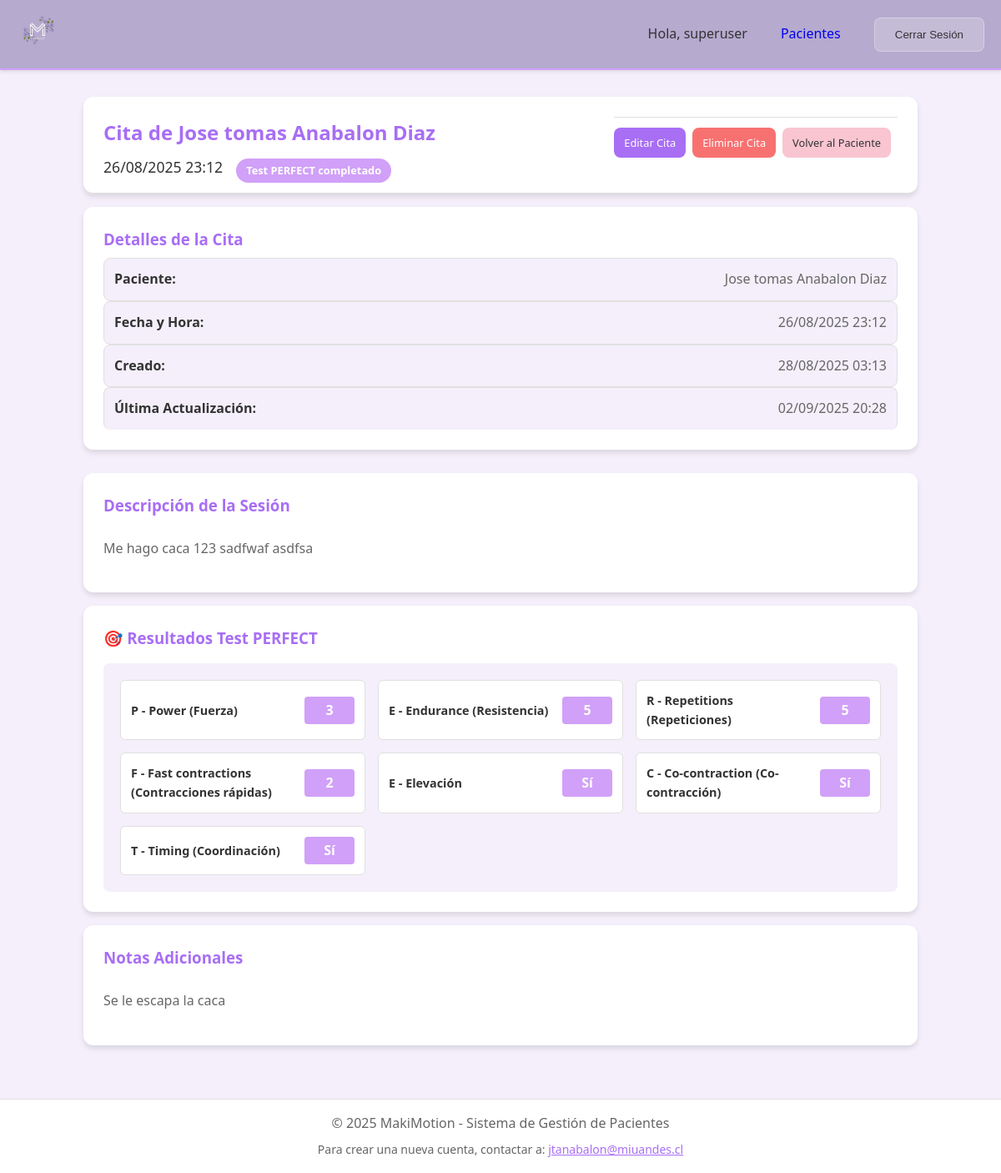
The page /appointments/10/ (signed in) on the database as committed earlier.
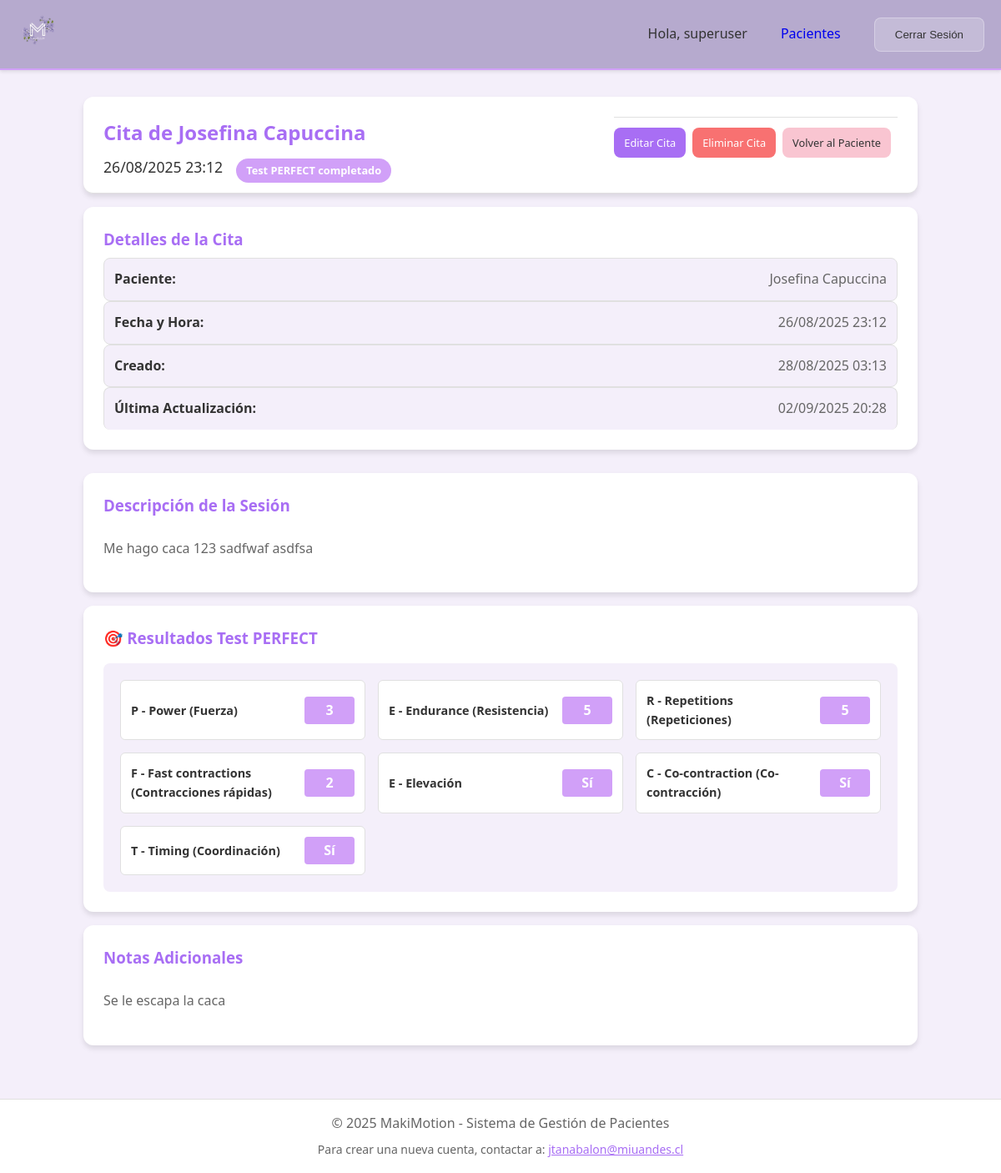
The same page on the database as committed later.
### core/models.py (models this page shows, shortened)
class Patient(models.Model):
    user = models.ForeignKey(User, on_delete=models.CASCADE, help_text="Profesional responsable")
    full_name = models.CharField(max_length=200, help_text="Nombre completo del paciente")
    birth_date = models.DateField(help_text="Fecha de nacimiento del paciente")
    profession = models.CharField(max_length=100, default="", blank=True, help_text="Profesión")
    phone = models.CharField(max_length=20, default="", blank=True, help_text="Teléfono")
    address = models.TextField(default="", blank=True, help_text="Dirección")
    medications = models.TextField(blank=True, help_text="Medicamentos actuales")
    musculoskeletal_history = models.TextField(blank=True, help_text="Antecedentes músculo esquelético")
    patient_data_other = models.TextField(blank=True, help_text="Otros datos del paciente")
    menopause = models.CharField(max_length=10, choices=[('si', 'Sí'), ('no', 'No')], blank=True, help_text="Menopausia")
    menopause_time = models.CharField(max_length=50, blank=True, help_text="Hace cuánto tiempo")
    regular_menstrual_cycle = models.CharField(max_length=10, choices=[('si', 'Sí'), ('no', 'No')], blank=True, help_text="Ciclo menstrual regular")
    previous_surgeries = models.TextField(blank=True, help_text="Cirugías previas")
    pregnancies_g = models.PositiveIntegerField(null=True, blank=True, help_text="G (Gestaciones)")
    abortions_a = models.PositiveIntegerField(null=True, blank=True, help_text="A (Abortos)")
    losses_p = models.PositiveIntegerField(null=True, blank=True, help_text="P (Pérdidas)")
    child_weight = models.TextField(blank=True, help_text="Peso del hijo")
    delivery_type = models.CharField(max_length=50, blank=True, help_text="Partos: normal y/o cesárea")
    episiotomies = models.CharField(max_length=10, choices=[('si', 'Sí'), ('no', 'No')], blank=True, help_text="Episiotomías")
    postpartum = models.TextField(blank=True, help_text="Post parto")
    instrumentation = models.TextField(blank=True, help_text="Instrumentalización")
    muscle_tear = models.TextField(blank=True, help_text="Desgarro muscular")
    io = models.BooleanField(default=False, help_text="IO")
    if_field = models.BooleanField(default=False, help_text="IF")
    ig = models.BooleanField(default=False, help_text="IG")
    prolapse = models.CharField(max_length=10, choices=[('si', 'Sí'), ('no', 'No')], blank=True, help_text="Prolapso")
    prolapse_type = models.TextField(blank=True, help_text="¿Cuál prolapso?")
    allergies = models.TextField(blank=True, help_text="Alergias")
    gynecological_other = models.TextField(blank=True, help_text="Otros")
    is_pregnant = models.BooleanField(default=False, help_text="¿Está embarazada?")
    pregnancy_weeks_at_registration = models.PositiveIntegerField(null=True, blank=True, help_text="Semanas de embarazo al momento del registro (máximo 42)")
    pregnancy_week_day = models.CharField(max_length=10, choices=[
        ('lunes', 'Lunes'), ('martes', 'Martes'), ('miercoles', 'Miércoles'),
        ('jueves', 'Jueves'), ('viernes', 'Viernes'), ('sabado', 'Sábado'), ('domingo', 'Domingo')
    ], blank=True, help_text="Día de la semana para contar semanas")
    pregnancy_registration_date = models.DateField(null=True, blank=True, help_text="Fecha cuando se registraron las semanas")
    is_postpartum = models.BooleanField(default=False, help_text="¿Está en postparto?")
    postpartum_weeks_at_registration = models.PositiveIntegerField(null=True, blank=True, help_text="Semanas de postparto al momento del registro")
    postpartum_week_day = models.CharField(max_length=10, choices=[
        ('lunes', 'Lunes'), ('martes', 'Martes'), ('miercoles', 'Miércoles'),
        ('jueves', 'Jueves'), ('viernes', 'Viernes'), ('sabado', 'Sábado'), ('domingo', 'Domingo')
    ], blank=True, help_text="Día de la semana para contar semanas postparto")
    postpartum_registration_date = models.DateField(null=True, blank=True, help_text="Fecha cuando se registraron las semanas postparto")
    postpartum_start_date = models.DateField(null=True, blank=True, help_text="Fecha de inicio del postparto")
    alta = models.BooleanField(default=False, help_text="Indica si el paciente fue dado de alta y se cerró su ciclo clínico.")
    created_at = models.DateTimeField(auto_now_add=True)
    updated_at = models.DateTimeField(auto_now=True)
    class Meta:
        ordering = ['full_name']
        verbose_name = "Paciente"
        verbose_name_plural = "Pacientes"

### core/views.py (the view)
# urls.py: path('appointments/<int:pk>/', views.appointment_detail, name='appointment_detail'),
@login_required
def appointment_detail(request, pk):
    appointment = get_object_or_404(Appointment, pk=pk, patient__user=request.user)
    context = {
        'appointment': appointment,
        'patient': appointment.patient,
    }
    return render(request, 'appointments/appointment_detail.html', context)

### templates/appointments/appointment_detail.html (shortened to what the changed rows need)
{% extends 'base.html' %}
{% block content %}
<div class="appointment-detail-container">
    <div class="appointment-header">
        <div class="appointment-info">
            <h2>Cita de {{ patient.full_name }}</h2>
            <div class="appointment-meta">
                <span class="appointment-date">{{ appointment.date_time|date:"d/m/Y H:i" }}</span>
                <span class="perfect-summary">Test PERFECT completado</span>
            </div>
        </div>
    </div>
    <div class="appointment-content">
        <div class="appointment-details-section">
            <div class="card">
                <div class="detail-item">
                    <strong>Paciente:</strong>
                    <span>{{ patient.full_name }}</span>
                </div>
            </div>
        </div>
    </div>
</div>
{% endblock %}

Rows that differ between the two databases and show on the page:
changed Patient: full_name "Jose tomas Anabalon Diaz" → "Josefina Capuccina"
